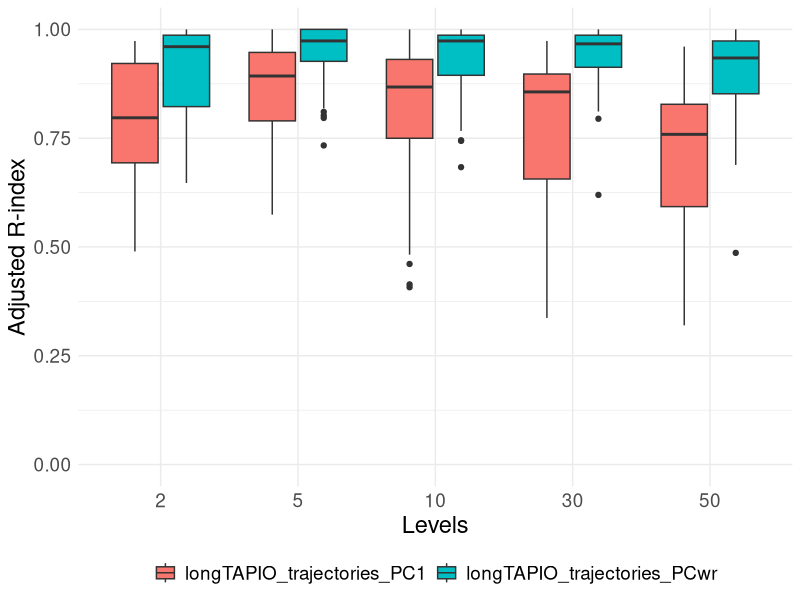

This figure's R source:
# n_features
one = read.table("n_features_1.txt")
two = read.table("n_features_2.txt")
three = read.table("n_features_NaN.txt")
four = read.table("n_features_All.txt")


ALL = list(one, two, three, four)
names(ALL) = c(1, 2, "sqrt(p)", "p")

library(ggplot2)
library(reshape)

ALL_melted = melt(ALL)

ALL_melted$L1 = factor(ALL_melted$L1, levels=c(1, 2, "sqrt(p)", "p"))

p = ggplot(ALL_melted, aes(x=L1, y=value, fill=variable)) + 
  geom_boxplot(notch=FALSE) +
  #facet_wrap(. ~ variable, scales="free")
  #facet_grid(cols = vars(L1), scales = "free_y")
  ylab("Adjusted R-index")+
  xlab("Number of selected features") +
  ylim(0,1) +
  theme_minimal()  + 
  theme(legend.position="bottom") +
  theme(legend.title = element_blank()) +
  theme(text = element_text(size=17)) 
  
  #################################################
  # Multivariate

###########################################################

# Levels
one = read.table("levels_2.txt")
two = read.table("levels_5.txt")
three = read.table("levels_10.txt")
four = read.table("levels_30.txt")
five = read.table("levels_50.txt")


ALL = list(one, two, three, four, five)
names(ALL) = c(2, 5, 10, 30, 50)

library(ggplot2)
library(reshape)

ALL_melted = melt(ALL)

ALL_melted$L1 = factor(ALL_melted$L1, levels=c(2, 5, 10, 30, 50))

p = ggplot(ALL_melted, aes(x=L1, y=value, fill=variable)) + 
  geom_boxplot(notch=FALSE) +
  #facet_wrap(. ~ variable, scales="free")
  #facet_grid(cols = vars(L1), scales = "free_y")
  ylab("Adjusted R-index")+
  xlab("Levels") +
  ylim(0,1) +
  theme_minimal()  + 
  theme(legend.position="bottom") +
  theme(legend.title = element_blank()) +
  theme(text = element_text(size=17)) 
  
  #################################################
  # Multivariate
